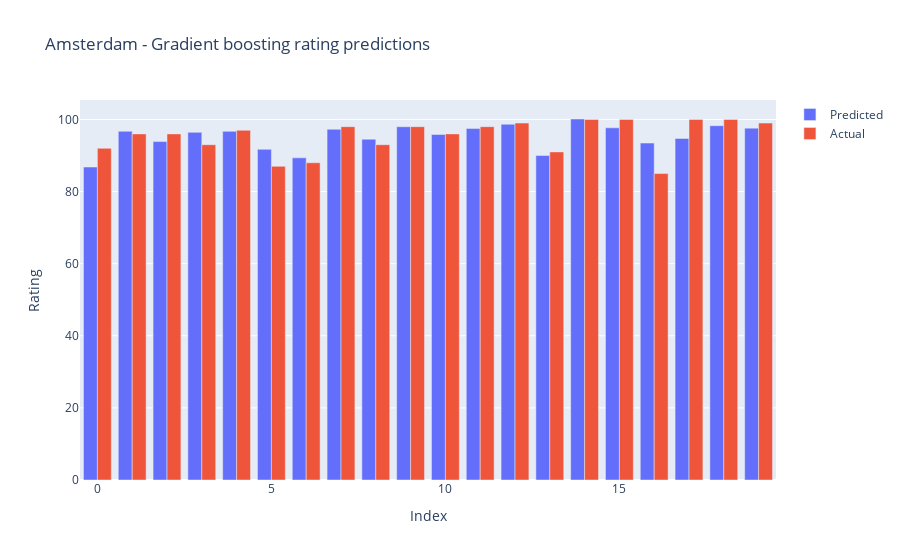

Write notebook code for a chart like this one.
### Code cell
title=['Pred vs Actual']
fig = go.Figure(data=[
    go.Bar(name='Predicted', x=error_diff1.index, y=error_diff['Predicted Values']),
    go.Bar(name='Actual', x=error_diff1.index, y=error_diff['Actual Values'])
])

fig.update_layout(barmode='group', title="Amsterdam - Gradient boosting rating predictions", yaxis = dict(title ="Rating"), xaxis =dict(title="Index"))
fig.show()

### Figure 1 — Plotly figure (JSON) as saved in the notebook; plotly's stock layout.template omitted (floating-point values rounded to 4 significant figures; data arrays with more than 128 entries replaced by an {"elided": "..."} marker saying what was removed)
{"data": [{"name": "Predicted", "type": "bar", "x": [0, 1, 2, 3, 4, 5, 6, 7, 8, 9, 10, 11, 12, 13, 14, 15, 16, 17, 18, 19], "y": {"elided": "2993 float values"}}, {"name": "Actual", "type": "bar", "x": [0, 1, 2, 3, 4, 5, 6, 7, 8, 9, 10, 11, 12, 13, 14, 15, 16, 17, 18, 19], "y": {"elided": "2993 int values"}}], "layout": {"barmode": "group", "title": {"text": "Amsterdam - Gradient boosting rating predictions"}, "xaxis": {"title": {"text": "Index"}}, "yaxis": {"title": {"text": "Rating"}}}}
